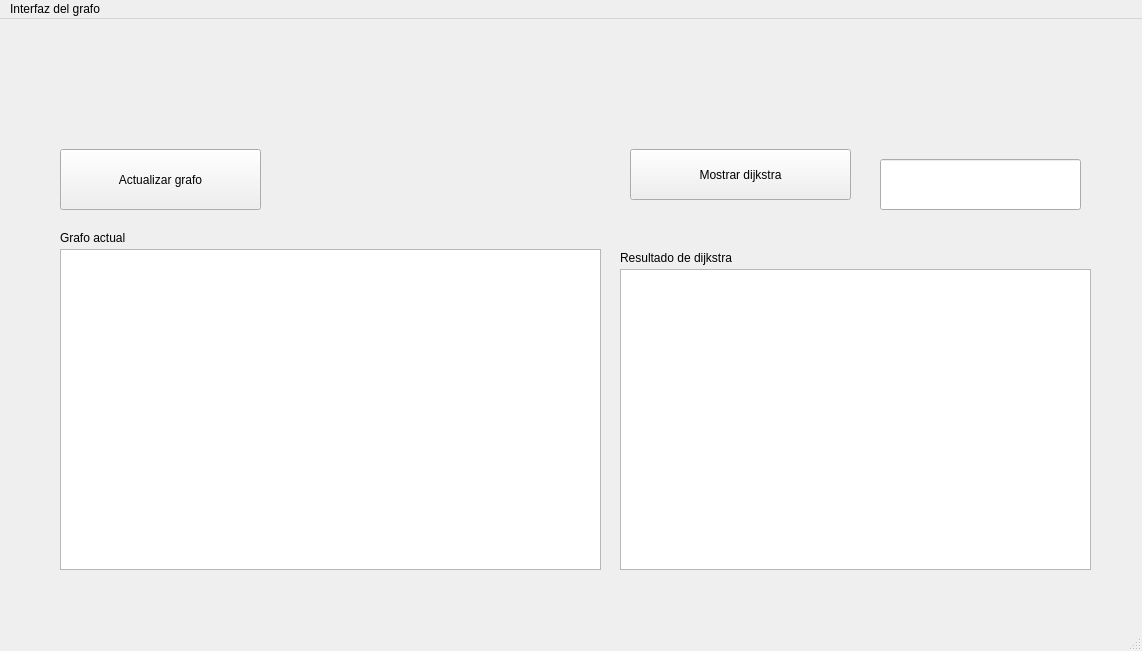
<?xml version="1.0" encoding="UTF-8"?>
<ui version="4.0">
 <class>MainWindow</class>
 <widget class="QMainWindow" name="MainWindow">
  <property name="geometry">
   <rect>
    <x>0</x>
    <y>0</y>
    <width>1142</width>
    <height>651</height>
   </rect>
  </property>
  <property name="windowTitle">
   <string>Grafos en c++</string>
  </property>
  <widget class="QWidget" name="centralwidget">
   <widget class="QPushButton" name="pushButton">
    <property name="geometry">
     <rect>
      <x>630</x>
      <y>130</y>
      <width>221</width>
      <height>51</height>
     </rect>
    </property>
    <property name="text">
     <string>Mostrar dijkstra</string>
    </property>
   </widget>
   <widget class="QLabel" name="label">
    <property name="geometry">
     <rect>
      <x>620</x>
      <y>230</y>
      <width>211</width>
      <height>17</height>
     </rect>
    </property>
    <property name="text">
     <string>Resultado de dijkstra</string>
    </property>
   </widget>
   <widget class="QPlainTextEdit" name="plainTextEdit">
    <property name="geometry">
     <rect>
      <x>620</x>
      <y>250</y>
      <width>471</width>
      <height>301</height>
     </rect>
    </property>
    <property name="readOnly">
     <bool>true</bool>
    </property>
   </widget>
   <widget class="QLabel" name="label_2">
    <property name="geometry">
     <rect>
      <x>60</x>
      <y>210</y>
      <width>131</width>
      <height>17</height>
     </rect>
    </property>
    <property name="text">
     <string>Grafo actual</string>
    </property>
   </widget>
   <widget class="QLineEdit" name="lineEdit">
    <property name="geometry">
     <rect>
      <x>880</x>
      <y>140</y>
      <width>201</width>
      <height>51</height>
     </rect>
    </property>
   </widget>
   <widget class="QPushButton" name="pushButton_2">
    <property name="geometry">
     <rect>
      <x>60</x>
      <y>130</y>
      <width>201</width>
      <height>61</height>
     </rect>
    </property>
    <property name="text">
     <string>Actualizar grafo</string>
    </property>
   </widget>
   <widget class="QTableWidget" name="tableWidget">
    <property name="geometry">
     <rect>
      <x>60</x>
      <y>230</y>
      <width>541</width>
      <height>321</height>
     </rect>
    </property>
   </widget>
  </widget>
  <widget class="QMenuBar" name="menubar">
   <property name="geometry">
    <rect>
     <x>0</x>
     <y>0</y>
     <width>1142</width>
     <height>22</height>
    </rect>
   </property>
   <widget class="QMenu" name="menuInterfaz_del_grafo">
    <property name="title">
     <string>Interfaz del grafo</string>
    </property>
   </widget>
   <addaction name="menuInterfaz_del_grafo"/>
  </widget>
  <widget class="QStatusBar" name="statusbar"/>
 </widget>
 <resources/>
 <connections/>
</ui>
